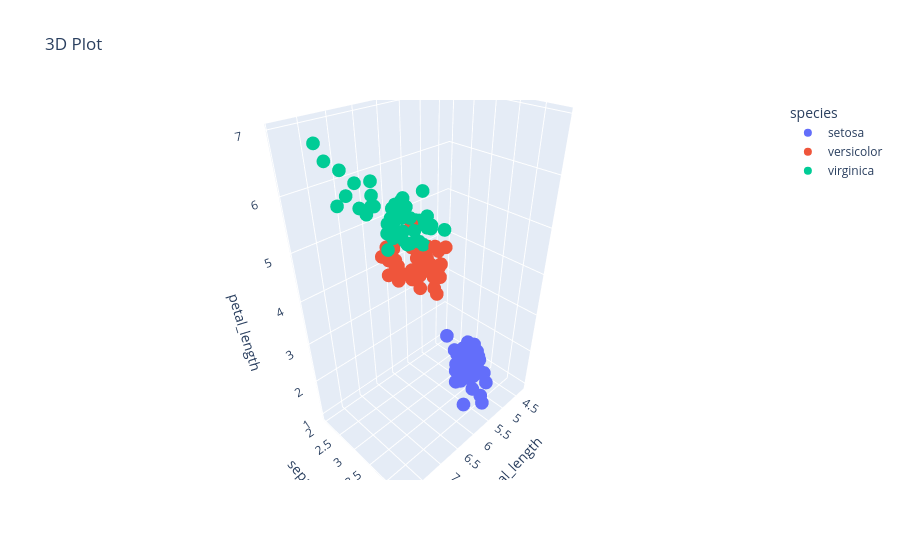

Notebook cell for this chart:
### Code cell
## 3d Plots
fig=px.scatter_3d(
    df4,
    x="sepal_length",
    y="sepal_width",
    z="petal_length",
    color="species",
    title="3D Plot")
fig.show()

### Figure 1 — Plotly figure (JSON) as saved in the notebook; plotly's stock layout.template omitted (floating-point values rounded to 4 significant figures)
{"data": [{"hovertemplate": "species=setosa<br>sepal_length=%{x}<br>sepal_width=%{y}<br>petal_length=%{z}<extra></extra>", "legendgroup": "setosa", "marker": {"color": "#636efa", "symbol": "circle"}, "mode": "markers", "name": "setosa", "scene": "scene", "showlegend": true, "type": "scatter3d", "x": [5.1, 4.9, 4.7, 4.6, 5.0, 5.4, 4.6, 5.0, 4.4, 4.9, 5.4, 4.8, 4.8, 4.3, 5.8, 5.7, 5.4, 5.1, 5.7, 5.1, 5.4, 5.1, 4.6, 5.1, 4.8, 5.0, 5.0, 5.2, 5.2, 4.7, 4.8, 5.4, 5.2, 5.5, 4.9, 5.0, 5.5, 4.9, 4.4, 5.1, 5.0, 4.5, 4.4, 5.0, 5.1, 4.8, 5.1, 4.6, 5.3, 5.0], "y": [3.5, 3.0, 3.2, 3.1, 3.6, 3.9, 3.4, 3.4, 2.9, 3.1, 3.7, 3.4, 3.0, 3.0, 4.0, 4.4, 3.9, 3.5, 3.8, 3.8, 3.4, 3.7, 3.6, 3.3, 3.4, 3.0, 3.4, 3.5, 3.4, 3.2, 3.1, 3.4, 4.1, 4.2, 3.1, 3.2, 3.5, 3.6, 3.0, 3.4, 3.5, 2.3, 3.2, 3.5, 3.8, 3.0, 3.8, 3.2, 3.7, 3.3], "z": [1.4, 1.4, 1.3, 1.5, 1.4, 1.7, 1.4, 1.5, 1.4, 1.5, 1.5, 1.6, 1.4, 1.1, 1.2, 1.5, 1.3, 1.4, 1.7, 1.5, 1.7, 1.5, 1.0, 1.7, 1.9, 1.6, 1.6, 1.5, 1.4, 1.6, 1.6, 1.5, 1.5, 1.4, 1.5, 1.2, 1.3, 1.4, 1.3, 1.5, 1.3, 1.3, 1.3, 1.6, 1.9, 1.4, 1.6, 1.4, 1.5, 1.4]}, {"hovertemplate": "species=versicolor<br>sepal_length=%{x}<br>sepal_width=%{y}<br>petal_length=%{z}<extra></extra>", "legendgroup": "versicolor", "marker": {"color": "#EF553B", "symbol": "circle"}, "mode": "markers", "name": "versicolor", "scene": "scene", "showlegend": true, "type": "scatter3d", "x": [7.0, 6.4, 6.9, 5.5, 6.5, 5.7, 6.3, 4.9, 6.6, 5.2, 5.0, 5.9, 6.0, 6.1, 5.6, 6.7, 5.6, 5.8, 6.2, 5.6, 5.9, 6.1, 6.3, 6.1, 6.4, 6.6, 6.8, 6.7, 6.0, 5.7, 5.5, 5.5, 5.8, 6.0, 5.4, 6.0, 6.7, 6.3, 5.6, 5.5, 5.5, 6.1, 5.8, 5.0, 5.6, 5.7, 5.7, 6.2, 5.1, 5.7], "y": [3.2, 3.2, 3.1, 2.3, 2.8, 2.8, 3.3, 2.4, 2.9, 2.7, 2.0, 3.0, 2.2, 2.9, 2.9, 3.1, 3.0, 2.7, 2.2, 2.5, 3.2, 2.8, 2.5, 2.8, 2.9, 3.0, 2.8, 3.0, 2.9, 2.6, 2.4, 2.4, 2.7, 2.7, 3.0, 3.4, 3.1, 2.3, 3.0, 2.5, 2.6, 3.0, 2.6, 2.3, 2.7, 3.0, 2.9, 2.9, 2.5, 2.8], "z": [4.7, 4.5, 4.9, 4.0, 4.6, 4.5, 4.7, 3.3, 4.6, 3.9, 3.5, 4.2, 4.0, 4.7, 3.6, 4.4, 4.5, 4.1, 4.5, 3.9, 4.8, 4.0, 4.9, 4.7, 4.3, 4.4, 4.8, 5.0, 4.5, 3.5, 3.8, 3.7, 3.9, 5.1, 4.5, 4.5, 4.7, 4.4, 4.1, 4.0, 4.4, 4.6, 4.0, 3.3, 4.2, 4.2, 4.2, 4.3, 3.0, 4.1]}, {"hovertemplate": "species=virginica<br>sepal_length=%{x}<br>sepal_width=%{y}<br>petal_length=%{z}<extra></extra>", "legendgroup": "virginica", "marker": {"color": "#00cc96", "symbol": "circle"}, "mode": "markers", "name": "virginica", "scene": "scene", "showlegend": true, "type": "scatter3d", "x": [6.3, 5.8, 7.1, 6.3, 6.5, 7.6, 4.9, 7.3, 6.7, 7.2, 6.5, 6.4, 6.8, 5.7, 5.8, 6.4, 6.5, 7.7, 7.7, 6.0, 6.9, 5.6, 7.7, 6.3, 6.7, 7.2, 6.2, 6.1, 6.4, 7.2, 7.4, 7.9, 6.4, 6.3, 6.1, 7.7, 6.3, 6.4, 6.0, 6.9, 6.7, 6.9, 5.8, 6.8, 6.7, 6.7, 6.3, 6.5, 6.2, 5.9], "y": [3.3, 2.7, 3.0, 2.9, 3.0, 3.0, 2.5, 2.9, 2.5, 3.6, 3.2, 2.7, 3.0, 2.5, 2.8, 3.2, 3.0, 3.8, 2.6, 2.2, 3.2, 2.8, 2.8, 2.7, 3.3, 3.2, 2.8, 3.0, 2.8, 3.0, 2.8, 3.8, 2.8, 2.8, 2.6, 3.0, 3.4, 3.1, 3.0, 3.1, 3.1, 3.1, 2.7, 3.2, 3.3, 3.0, 2.5, 3.0, 3.4, 3.0], "z": [6.0, 5.1, 5.9, 5.6, 5.8, 6.6, 4.5, 6.3, 5.8, 6.1, 5.1, 5.3, 5.5, 5.0, 5.1, 5.3, 5.5, 6.7, 6.9, 5.0, 5.7, 4.9, 6.7, 4.9, 5.7, 6.0, 4.8, 4.9, 5.6, 5.8, 6.1, 6.4, 5.6, 5.1, 5.6, 6.1, 5.6, 5.5, 4.8, 5.4, 5.6, 5.1, 5.1, 5.9, 5.7, 5.2, 5.0, 5.2, 5.4, 5.1]}], "layout": {"legend": {"title": {"text": "species"}, "tracegroupgap": 0}, "scene": {"domain": {"x": [0, 1], "y": [0, 1]}, "xaxis": {"title": {"text": "sepal_length"}}, "yaxis": {"title": {"text": "sepal_width"}}, "zaxis": {"title": {"text": "petal_length"}}}, "title": {"text": "3D Plot"}}}
